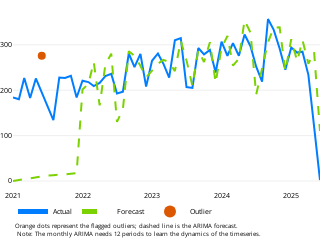

Notebook code for this chart:
### Code cell
def plot_arima_esma(
    results_df,
    date_col='TIME_PERIOD',
    obs_col='value',
    pred_col='pred',
    outlier_col='outlier',
    title =' '
):
    """
    ESMA‐style interactive chart:
      • solid blue line = actuals (excluding outliers)
      • dashed blue line = ARIMA forecast
      • orange dots = outliers
      plus light-grey horizontal grid lines
    """
    df = results_df.copy()
    if date_col not in df.columns:
        df.index.name = date_col
        df = df.reset_index()

    df[outlier_col] = df[outlier_col].astype(bool)
    normal = df[~df[outlier_col]]
    out    = df[df[outlier_col]]

    eplot = esmaplotly()
    fig = go.Figure()

    # 1) actuals line (ESMA blue)
    fig.add_trace(go.Scatter(
        x=normal[date_col],
        y=normal[obs_col],
        mode='lines',
        name='Actual',
        line=dict(color='#007EFF', width=2),
        legendgroup='act'
    ))

    # 2) forecast line (dashed ESMA blue)
    fig.add_trace(go.Scatter(
        x=df[date_col],
        y=df[pred_col],
        mode='lines',
        name='Forecast',
        line=dict(color='#7BD200', dash='dash', width=2),
        legendgroup='fc'
    ))

    # 3) outlier markers (ESMA orange)
    fig.add_trace(go.Scatter(
        x=out[date_col],
        y=out[obs_col],
        mode='markers',
        name='Outlier',
        marker=dict(color='#DB5700', size=8),
        legendgroup='pts'
    ))

    # apply ESMA layout & annotation
    fig = eplot.update_chart_trv(
        fig,
        annotation_text="Orange dots represent the flagged outliers; dashed line is the ARIMA forecast. <br> Note: The monthly ARIMA needs 12 periods to learn the dynamics of the timeseries."
    )
    fig.update_layout(title=title)

    # --- NEW: turn on horizontal grid lines on the y-axis ---
    fig.update_yaxes(
        showgrid=True,
        gridcolor='rgba(200,200,200,0.3)',  # light grey
        gridwidth=1
    )

    # export high-res if you like
    fig.write_image("chart_highres.png", width=1600, height=900, scale=2)
    fig.write_image("chart1.svg")

    fig.show()

# call exactly as before
plot_arima_esma(
    flagged,
    date_col='TIME_PERIOD',
    obs_col='value',
    pred_col='pred',
    outlier_col='outlier'
)

### Figure 1 — Plotly figure (JSON) as saved in the notebook; plotly's stock layout.template omitted (floating-point values rounded to 4 significant figures)
{"data": [{"legendgroup": "act", "line": {"color": "#007EFF", "width": 2}, "mode": "lines", "name": "Actual", "type": "scatter", "x": ["2021-01-01T00:00:00.000000000", "2021-02-01T00:00:00.000000000", "2021-03-01T00:00:00.000000000", "2021-04-01T00:00:00.000000000", "2021-05-01T00:00:00.000000000", "2021-07-01T00:00:00.000000000", "2021-08-01T00:00:00.000000000", "2021-09-01T00:00:00.000000000", "2021-10-01T00:00:00.000000000", "2021-11-01T00:00:00.000000000", "2021-12-01T00:00:00.000000000", "2022-01-01T00:00:00.000000000", "2022-02-01T00:00:00.000000000", "2022-03-01T00:00:00.000000000", "2022-04-01T00:00:00.000000000", "2022-05-01T00:00:00.000000000", "2022-06-01T00:00:00.000000000", "2022-07-01T00:00:00.000000000", "2022-08-01T00:00:00.000000000", "2022-09-01T00:00:00.000000000", "2022-10-01T00:00:00.000000000", "2022-11-01T00:00:00.000000000", "2022-12-01T00:00:00.000000000", "2023-01-01T00:00:00.000000000", "2023-02-01T00:00:00.000000000", "2023-03-01T00:00:00.000000000", "2023-04-01T00:00:00.000000000", "2023-05-01T00:00:00.000000000", "2023-06-01T00:00:00.000000000", "2023-07-01T00:00:00.000000000", "2023-08-01T00:00:00.000000000", "2023-09-01T00:00:00.000000000", "2023-10-01T00:00:00.000000000", "2023-11-01T00:00:00.000000000", "2023-12-01T00:00:00.000000000", "2024-01-01T00:00:00.000000000", "2024-02-01T00:00:00.000000000", "2024-03-01T00:00:00.000000000", "2024-04-01T00:00:00.000000000", "2024-05-01T00:00:00.000000000", "2024-06-01T00:00:00.000000000", "2024-07-01T00:00:00.000000000", "2024-08-01T00:00:00.000000000", "2024-09-01T00:00:00.000000000", "2024-10-01T00:00:00.000000000", "2024-11-01T00:00:00.000000000", "2024-12-01T00:00:00.000000000", "2025-01-01T00:00:00.000000000", "2025-02-01T00:00:00.000000000", "2025-03-01T00:00:00.000000000", "2025-04-01T00:00:00.000000000", "2025-05-01T00:00:00.000000000", "2025-06-01T00:00:00.000000000"], "y": [184, 180, 227, 183, 226, 167, 134, 228, 227, 232, 184, 221, 218, 209, 216, 231, 236, 193, 197, 281, 251, 280, 208, 265, 281, 259, 228, 310, 315, 207, 205, 293, 279, 289, 239, 307, 276, 304, 276, 323, 297, 252, 219, 357, 333, 292, 245, 294, 283, 285, 234, 120, 2]}, {"legendgroup": "fc", "line": {"color": "#7BD200", "dash": "dash", "width": 2}, "mode": "lines", "name": "Forecast", "type": "scatter", "x": ["2021-01-01T00:00:00.000000000", "2021-02-01T00:00:00.000000000", "2021-03-01T00:00:00.000000000", "2021-04-01T00:00:00.000000000", "2021-05-01T00:00:00.000000000", "2021-06-01T00:00:00.000000000", "2021-07-01T00:00:00.000000000", "2021-08-01T00:00:00.000000000", "2021-09-01T00:00:00.000000000", "2021-10-01T00:00:00.000000000", "2021-11-01T00:00:00.000000000", "2021-12-01T00:00:00.000000000", "2022-01-01T00:00:00.000000000", "2022-02-01T00:00:00.000000000", "2022-03-01T00:00:00.000000000", "2022-04-01T00:00:00.000000000", "2022-05-01T00:00:00.000000000", "2022-06-01T00:00:00.000000000", "2022-07-01T00:00:00.000000000", "2022-08-01T00:00:00.000000000", "2022-09-01T00:00:00.000000000", "2022-10-01T00:00:00.000000000", "2022-11-01T00:00:00.000000000", "2022-12-01T00:00:00.000000000", "2023-01-01T00:00:00.000000000", "2023-02-01T00:00:00.000000000", "2023-03-01T00:00:00.000000000", "2023-04-01T00:00:00.000000000", "2023-05-01T00:00:00.000000000", "2023-06-01T00:00:00.000000000", "2023-07-01T00:00:00.000000000", "2023-08-01T00:00:00.000000000", "2023-09-01T00:00:00.000000000", "2023-10-01T00:00:00.000000000", "2023-11-01T00:00:00.000000000", "2023-12-01T00:00:00.000000000", "2024-01-01T00:00:00.000000000", "2024-02-01T00:00:00.000000000", "2024-03-01T00:00:00.000000000", "2024-04-01T00:00:00.000000000", "2024-05-01T00:00:00.000000000", "2024-06-01T00:00:00.000000000", "2024-07-01T00:00:00.000000000", "2024-08-01T00:00:00.000000000", "2024-09-01T00:00:00.000000000", "2024-10-01T00:00:00.000000000", "2024-11-01T00:00:00.000000000", "2024-12-01T00:00:00.000000000", "2025-01-01T00:00:00.000000000", "2025-02-01T00:00:00.000000000", "2025-03-01T00:00:00.000000000", "2025-04-01T00:00:00.000000000", "2025-05-01T00:00:00.000000000", "2025-06-01T00:00:00.000000000"], "y": [0.0, 2.193, 4.117, 6.397, 7.941, 9.828, 12.1, 12.92, 13.28, 14.67, 15.91, 17.1, 201.6, 214.1, 262.0, 166.4, 256.4, 280.6, 130.1, 158.0, 286.0, 275.8, 254.1, 228.2, 243.1, 258.5, 267.0, 262.1, 242.1, 308.8, 265.8, 209.9, 288.4, 262.1, 305.8, 216.3, 293.6, 319.7, 254.4, 269.5, 354.2, 327.0, 190.4, 246.5, 305.9, 338.0, 338.7, 241.8, 312.5, 264.0, 310.4, 258.5, 284.3, 110.0]}, {"legendgroup": "pts", "marker": {"color": "#DB5700", "size": 8}, "mode": "markers", "name": "Outlier", "type": "scatter", "x": ["2021-06-01T00:00:00.000000000"], "y": [276]}], "layout": {"annotations": [{"align": "left", "font": {"color": "black", "size": 6}, "showarrow": false, "text": "Orange dots represent the flagged outliers; dashed line is the ARIMA forecast. <br> Note: The monthly ARIMA needs 12 periods to learn the dynamics of the timeseries.", "x": 0, "xref": "paper", "y": -0.28, "yref": "paper"}], "bargap": 0, "bargroupgap": 0.7, "height": 237.4, "legend": {"borderwidth": 0, "font": {"color": "black", "size": 7}, "itemsizing": "constant", "itemwidth": 30, "orientation": "h", "title": {"text": ""}, "tracegroupgap": 0, "traceorder": "normal", "y": -0.2, "yanchor": "bottom"}, "margin": {"b": 50, "l": 0, "r": 0, "t": 10}, "paper_bgcolor": "rgba(0, 0, 0, 0)", "plot_bgcolor": "rgba(0, 0, 0, 0)", "title": {"text": " "}, "width": 286.1, "xaxis": {"nticks": 5, "showgrid": false, "tickangle": 0, "tickfont": {"color": "black", "size": 7}, "zeroline": false}, "yaxis": {"gridcolor": "rgba(200,200,200,0.3)", "gridwidth": 1, "showgrid": true, "tickfont": {"color": "black", "size": 7}, "zeroline": false}}}
